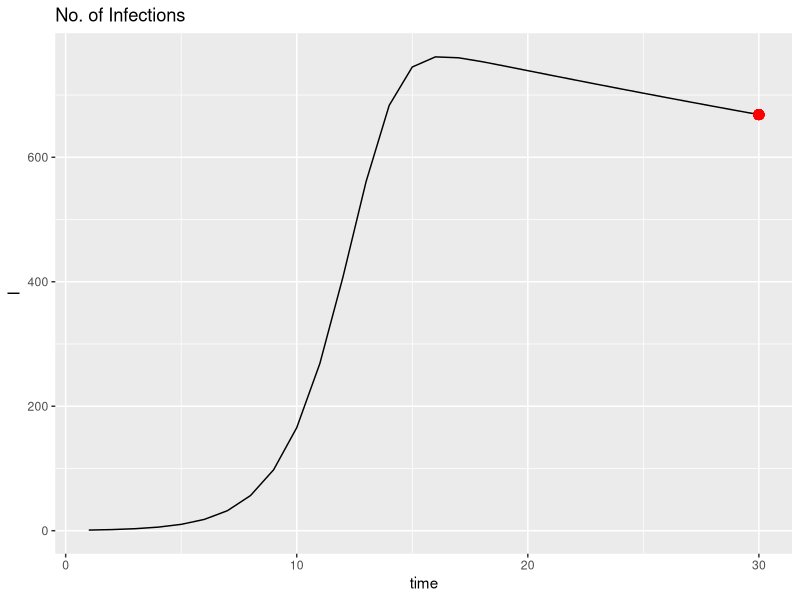
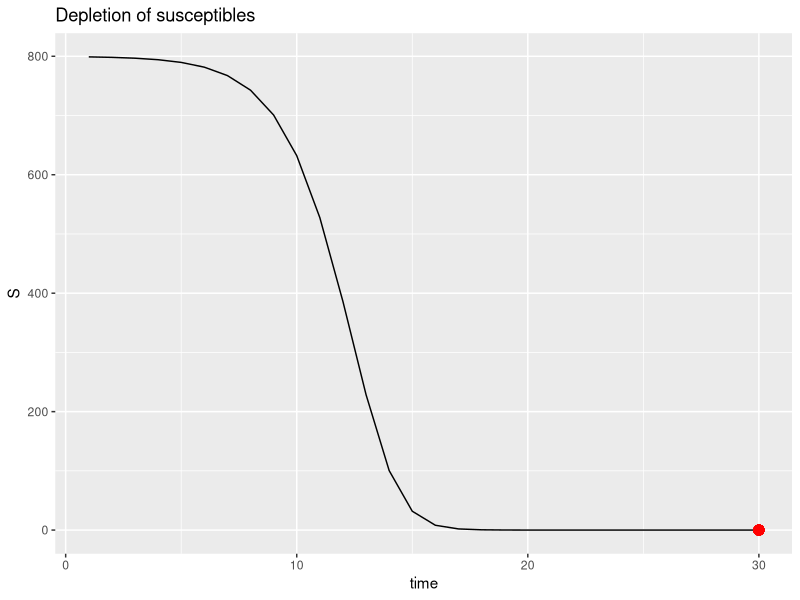
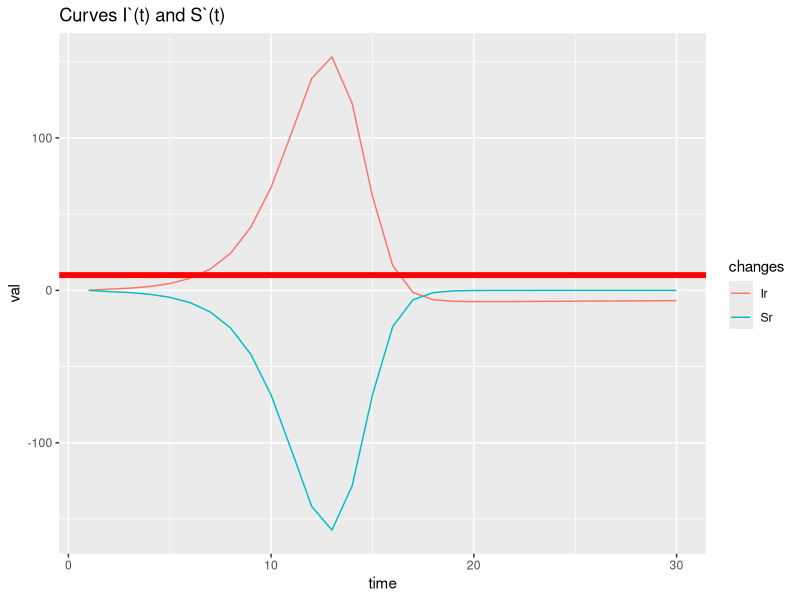
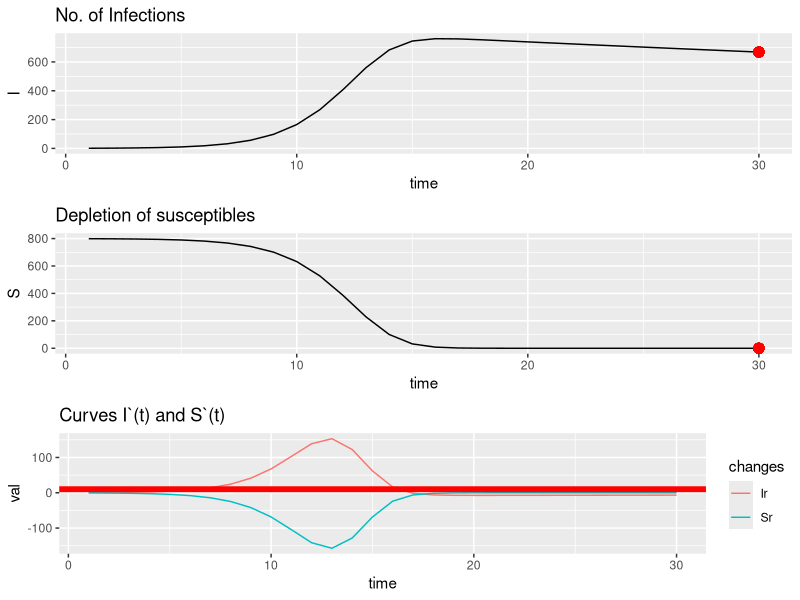

Reproduce these figures in R, in order.
############### Umbrella CGIAR
g=gc;rm(list = ls())
suppressMessages(library(reshape2))
suppressMessages(library(ggplot2))
suppressMessages(library(gridExtra))
suppressMessages(library(dplyr))
suppressMessages(library(plyr))
suppressMessages(library(tidyr))
options(digits=3) 
options(scipen = 999)

# condiciones iniciales
t<- 30 
S0<- 799 # numero de modos
I0<- 1 # numerode infectados
S <- numeric(t)
I <- numeric(t)
Sr<- numeric(t)
Ir<- numeric(t)
Rr<- numeric(t)
S[1] <- S0
I[1] <- I0
beta<- 0.001 # transmition 
alpha<- 1/100      

i=2
for(i in 2:t){
      
      S[i] <-  S[i-1]- beta*S[i-1]*I[i-1]
      I[i] <-  I[i-1]+ beta*S[i-1]*I[i-1] - alpha*I[i-1]
      # if (I[i] < 1 || S[i] < 1)
      #       break
      Sr[i]<-  -beta*S[i-1]*I[i-1]
      Ir[i]<-  beta*S[i-1]*I[i-1] - alpha*I[i-1]
      Rr[i]<-  alpha*I[i-1]
}
df<- data.frame(time=1:t,S=S, I=I, Sr=Sr, Ir=Ir,Rr=Rr)

threshold<- alpha/beta

nr <- nrow(df)
rate <- df$I[2:nr]/df$I[1:(nr-1)]
df$rate <- c(rate[1], rate)

nr <- nrow(df)
p1 <- ggplot(df, aes(time, I))+geom_line()
p1 <- p1+ggtitle("No. of Infections")
p1 <- p1+geom_point(x=df[nr, "time"], y=df[nr, "I"], color="red", size=3)
plot(p1)

p3 <- ggplot(df, aes(time, S))+geom_line()
p3 <- p3 +ggtitle("Depletion of susceptibles")
p3 <- p3+ylim(0, max(df$S)) +
      geom_point(x=df[nr, "time"], y=df[nr, "S"], color="red", size=3)
plot(p3)


p5 <- ggplot(df %>% select(time,Sr,Ir) %>% gather(changes,val, 2:3), aes(time, val, color=changes))+ 
      geom_line()
p5 <- p5 + ggtitle("Curves I`(t) and S`(t)") 
p5 <- p5 + geom_hline(yintercept=threshold, color="red", size=2)
plot(p5)


grid.arrange(p1,p3,p5, ncol=1)
invisible(list(p1=p1, p3=p3, p5=p5))






